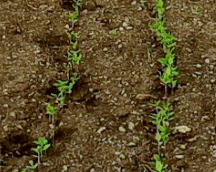
#> input picture src/test_files/test.png, 216 x 172 px
$ python image_processing.py
#> lines starting #> are read from the running program, lines starting #| are printed output that depends on the picture; after the words box and inside, x2 and y2 are one past the last pixel; in counts of white or black regions, pixels touching at a corner belong together
import numpy as np
import cv2


# take the input image and threshold the green pixels
def green_threshold(img):
    hsv = cv2.cvtColor(img, cv2.COLOR_BGR2HSV)
    lower_green = np.array([25, 0, 0])
    upper_green = np.array([86, 255, 255])
    mask = cv2.inRange(hsv, lower_green, upper_green)
    return mask


def avg_filter(img):
    kernel = (1/10)*np.array([
        [0, 0.5, 1, 0.5, 0],
        [0.5, 1, 1, 1, 0.5],
        [1, 1, 1, 1, 1],
        [0.5, 1, 1, 1, 0.5],
        [0, 0.5, 1, 0.5, 0]
    ])
    dst = cv2.filter2D(img, -1, kernel)
    return dst


def single_value_threshold(img, cutoff=65):
    ret, thresh1 = cv2.threshold(img, cutoff, 255, cv2.THRESH_BINARY)
    return thresh1


def min_filter(img):
    kernel = np.ones(shape=(3, 3), dtype=np.uint8)
    dst = cv2.erode(img, kernel, iterations=1)
    return dst


def nearest_neighbour(img):
    dst = cv2.resize(img, None, fx=1, fy=1, interpolation=cv2.INTER_NEAREST)
    return dst


def dilation(img):
    kernel = np.ones(shape=(5, 5), dtype=np.uint8)
    dst = cv2.dilate(img, kernel, iterations=1)
    return dst


def opening(img):
    kernel = np.ones(shape=(5, 5), dtype=np.uint8)
    dst = cv2.morphologyEx(img, cv2.MORPH_OPEN, kernel)
    return dst


def avg_white(img):
    x, y = [], []
    for i in range(len(img)):
        for j in range(len(img[0])):
            if img[i][j] == 255:
                x.append(i)
                y.append(j)
    img = cv2.cvtColor(img, cv2.COLOR_GRAY2RGB)
    try:
        x, y = sum(x)//len(x), sum(y)//len(y)
    except :
        x,y = 0,0
    img = draw_stline(img, x, y, [255, 0, 0])
    return img, x, y


def divide_avg(img):
    x, y = img.shape
    posx, posy = [0, 0, 0, 0, 0, 0], [0, 0, 0, 0, 0, 0]
    img_new = cv2.cvtColor(img, cv2.COLOR_GRAY2RGB)
    img_new[:x//3, :(y//2)], posx[0], posy[0] = avg_white(img[:x//3, :(y//2)])
    img_new[:x//3, y//2:], posx[1], posy[1] = avg_white(img[:x//3, y//2:])
    img_new[x//3:2*x//3, :y //
            2], posx[2], posy[2] = avg_white(img[x//3:2*x//3, :y//2])
    img_new[x//3:2*x//3, y //
            2:], posx[3], posy[3] = avg_white(img[x//3:2*x//3, y//2:])
    img_new[2*x//3:, :y//2], posx[4], posy[4] = avg_white(img[2*x//3:, :y//2])
    img_new[2*x//3:, y//2:], posx[5], posy[5] = avg_white(img[2*x//3:, y//2:])

    posx[2] += x//3
    posx[3] += x//3
    posx[4] += 2*x//3
    posx[5] += 2*x//3
    posy[1] += y//2
    posy[3] += y//2
    posy[5] += y//2

    return img_new, [posx, posy]


def draw_stline(img, posx, posy, color1=[0, 0, 255]):
    for i in range(len(img)):
        img[i, posy] = color1
    return img


def process_image(img):
    mask = green_threshold(img)
    for _ in range(5):
        mask = nearest_neighbour(mask)
        mask = min_filter(mask)
        mask = avg_filter(mask)
        mask = single_value_threshold(mask)
        mask = opening(mask)
    mask = dilation(mask)
    mask = dilation(mask)
    mask = opening(mask)
    mask = avg_filter(mask)
    mask = single_value_threshold(mask, 100)

    # mask = avg_white(mask)
    mask, pos = divide_avg(mask)
    mask = draw_stline(mask, sum(pos[0][2:4])//2, sum(pos[1][2:4])//2)
    mask = draw_stline(mask, sum(pos[0][4:6])//2, len(mask[0])//2, [0, 255, 0])

    return mask, sum(pos[1][2:4])//2 - len(mask[0])//2
    # return mask, 0


if __name__ == "__main__":

    img = cv2.imread('./test_files/test.png')
#> img is the input picture: shape (172, 216, 3); mean B, G, R 40.9, 76.6, 92.7
    mask, error = process_image(img)
#> in green_threshold, `hsv = cv2.cvtColor(img, cv2.COLOR_BGR2HSV)`: hsv: shape (172, 216, 3); mean H, S, V 20.3, 159.2, 94.5
#> in green_threshold, `mask = cv2.inRange(hsv, lower_green, upper_green)`:
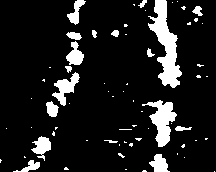
#> mask: shape (172, 216); 11.6% white; 67 white regions (49 under 20 px), largest, box (x1, y1, x2, y2) and area: (148, 0, 182, 88) 1310, (142, 100, 177, 147) 743, (52, 72, 80, 106) 387
#> after the loop in process_image, `for _ in range(5):`: mask: shape (172, 216); 8.7% white; 11 white regions, largest, box (x1, y1, x2, y2) and area: (151, 0, 181, 87) 1231, (151, 102, 175, 146) 673, (57, 76, 78, 101) 302
#> in dilation, `dst = cv2.dilate(img, kernel, iterations=1)`: dst: shape (172, 216); 13.8% white; 10 white regions, largest, box (x1, y1, x2, y2) and area: (149, 0, 183, 89) 1755, (149, 100, 177, 148) 988, (45, 74, 80, 119) 758
#> in dilation (call 2), `dst = cv2.dilate(img, kernel, iterations=1)`: dst: shape (172, 216); 19.2% white; 7 white regions, largest, box (x1, y1, x2, y2) and area: (147, 0, 185, 91) 2271, (147, 98, 179, 172) 1778, (43, 72, 82, 121) 1100
#> in single_value_threshold (call 6), `ret, thresh1 = cv2.threshold(img, cutoff, 255, cv2.THRESH_BINARY)`: thresh1: shape (172, 216); 21.8% white; 4 white regions, box (x1, y1, x2, y2) and area: (42, 0, 90, 122) 2671, (146, 0, 186, 92) 2498, (146, 97, 180, 172) 1978, (17, 132, 56, 172) 942
#> the loop in avg_white, `for i in range(len(img)):` made 57 passes
#> after the loop in avg_white, `for i in range(len(img)):`: x = 1089 values from 0 to 56; y = 1089 values, max 89 at index 18, min 62 at index 933, mean 75.04
#> in avg_white, `img = cv2.cvtColor(img, cv2.COLOR_GRAY2RGB)`: img: shape (57, 108, 3); 17.7% white; 1 white region, box (x1, y1, x2, y2) and area: (62, 0, 90, 57) 1089
#> in avg_white, `x, y = sum(x)//len(x), sum(y)//len(y)`: x = 28; y = 75
#> the loop in draw_stline, `for i in range(len(img)):` made 57 passes
#> after the loop in draw_stline, `for i in range(len(img)):`:
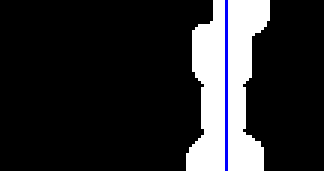
#> img: shape (57, 108, 3) (shown 3 times larger); mean B, G, R 45.1, 42.7, 42.7
#> in divide_avg, `img_new[:x//3, :(y//2)], posx[0], posy[0] = avg_white(img[:x//3, :(y//..`: img_new: shape (172, 216, 3); mean B, G, R 55.5, 55.1, 55.1
#> the loop in avg_white (call 2), `for i in range(len(img)):` made 57 passes
#> in avg_white (call 2), `img = cv2.cvtColor(img, cv2.COLOR_GRAY2RGB)`: img: shape (57, 108, 3); 24.8% white; 1 white region, box (x1, y1, x2, y2) and area: (38, 0, 74, 57) 1526
#> the loop in draw_stline (call 2), `for i in range(len(img)):` made 57 passes
#> after the loop in draw_stline (call 2), `for i in range(len(img)):`: img: shape (57, 108, 3); mean B, G, R 63.2, 60.9, 60.9
#> in divide_avg, `img_new[:x//3, y//2:], posx[1], posy[1] = avg_white(img[:x//3, y//2:])`: img_new: shape (172, 216, 3); mean B, G, R 55.5, 54.7, 54.7
#> in avg_white (call 3), `img = cv2.cvtColor(img, cv2.COLOR_GRAY2RGB)`: img: shape (57, 108, 3); 23.3% white; 1 white region, box (x1, y1, x2, y2) and area: (42, 0, 88, 57) 1434
#> call 3 of draw_stline, with posx = 28, posy = 65
#> the loop in draw_stline (call 3), `for i in range(len(img)):` made 57 passes
#> after the loop in draw_stline (call 3), `for i in range(len(img)):`:
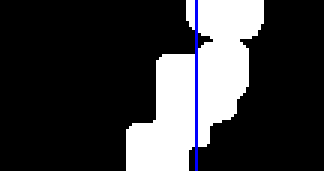
#> img: shape (57, 108, 3) (shown 3 times larger); mean B, G, R 60, 57.6, 57.6
#> in divide_avg, `img_new[x//3:2*x//3, :y // 2], posx[2], posy[2] = avg_white(img[x//3:2..`: img_new: shape (172, 216, 3); mean B, G, R 55.6, 54.4, 54.4
#> in avg_white (call 4), `img = cv2.cvtColor(img, cv2.COLOR_GRAY2RGB)`: img: shape (57, 108, 3); 23.7% white; 2 white regions, box (x1, y1, x2, y2) and area: (47, 0, 78, 35) 972, (38, 40, 72, 57) 490
#> after the loop in draw_stline (call 4), `for i in range(len(img)):`: img: shape (57, 108, 3); mean B, G, R 60.8, 58.4, 58.4
#> in divide_avg, `img_new[x//3:2*x//3, y // 2:], posx[3], posy[3] = avg_white(img[x//3:2..`:
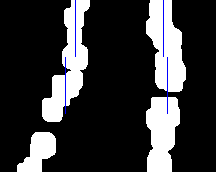
#> img_new: shape (172, 216, 3); mean B, G, R 55.7, 54.1, 54.1
#> in avg_white (call 5), `img = cv2.cvtColor(img, cv2.COLOR_GRAY2RGB)`: img: shape (58, 108, 3); 17.4% white; 2 white regions, box (x1, y1, x2, y2) and area: (17, 18, 56, 58) 942, (42, 0, 63, 8) 148
#> after the loop in draw_stline (call 5), `for i in range(len(img)):`: img: shape (58, 108, 3); mean B, G, R 45.1, 42.7, 42.7
#> in divide_avg, `img_new[2*x//3:, :y//2], posx[4], posy[4] = avg_white(img[2*x//3:, :y/..`:
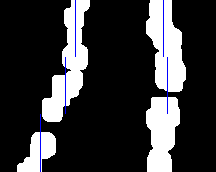
#> img_new: shape (172, 216, 3); 0.16% of pixels changed, all inside (x1, y1, x2, y2) = (40, 114, 41, 172)
#> in avg_white (call 6), `img = cv2.cvtColor(img, cv2.COLOR_GRAY2RGB)`: img: shape (58, 108, 3); 23.8% white; 1 white region, box (x1, y1, x2, y2) and area: (38, 0, 72, 58) 1488
#> after the loop in draw_stline (call 6), `for i in range(len(img)):`: img: shape (58, 108, 3); mean B, G, R 60.6, 58.2, 58.2
#> in divide_avg, `img_new[2*x//3:, y//2:], posx[5], posy[5] = avg_white(img[2*x//3:, y//..`:
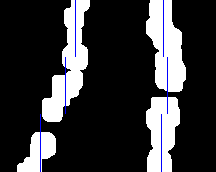
#> img_new: shape (172, 216, 3); 0.16% of pixels changed, all inside (x1, y1, x2, y2) = (161, 114, 162, 172)
#> in process_image, `mask, pos = divide_avg(mask)`: pos = [[28, 29, 85, 84, 146, 140], [75, 163, 65, 167, 40, 161]]
#> after the loop in draw_stline (call 8), `for i in range(len(img)):`:
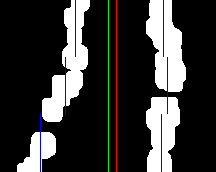
#> img: shape (172, 216, 3); mean B, G, R 55.8, 54.6, 54.6
#> error = 8

    try:  # show the images
        cv2.imshow('image', img)
        cv2.imshow('mask', mask)
        cv2.waitKey(10000)
    except KeyboardInterrupt:
        cv2.destroyAllWindows()
